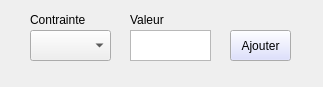
<?xml version="1.0" encoding="UTF-8"?>
<ui version="4.0">
 <class>Form</class>
 <widget class="QWidget" name="Form">
  <property name="geometry">
   <rect>
    <x>0</x>
    <y>0</y>
    <width>323</width>
    <height>87</height>
   </rect>
  </property>
  <property name="windowTitle">
   <string>Form</string>
  </property>
  <widget class="QPlainTextEdit" name="text2">
   <property name="geometry">
    <rect>
     <x>130</x>
     <y>30</y>
     <width>81</width>
     <height>31</height>
    </rect>
   </property>
  </widget>
  <widget class="QPushButton" name="add0">
   <property name="geometry">
    <rect>
     <x>230</x>
     <y>30</y>
     <width>61</width>
     <height>31</height>
    </rect>
   </property>
   <property name="palette">
    <palette>
     <active>
      <colorrole role="Button">
       <brush brushstyle="SolidPattern">
        <color alpha="255">
         <red>212</red>
         <green>215</green>
         <blue>255</blue>
        </color>
       </brush>
      </colorrole>
     </active>
     <inactive>
      <colorrole role="Button">
       <brush brushstyle="SolidPattern">
        <color alpha="255">
         <red>212</red>
         <green>215</green>
         <blue>255</blue>
        </color>
       </brush>
      </colorrole>
     </inactive>
     <disabled>
      <colorrole role="Button">
       <brush brushstyle="SolidPattern">
        <color alpha="255">
         <red>212</red>
         <green>215</green>
         <blue>255</blue>
        </color>
       </brush>
      </colorrole>
     </disabled>
    </palette>
   </property>
   <property name="cursor">
    <cursorShape>PointingHandCursor</cursorShape>
   </property>
   <property name="text">
    <string>Ajouter</string>
   </property>
  </widget>
  <widget class="QLabel" name="label">
   <property name="geometry">
    <rect>
     <x>30</x>
     <y>10</y>
     <width>81</width>
     <height>20</height>
    </rect>
   </property>
   <property name="text">
    <string>Contrainte</string>
   </property>
  </widget>
  <widget class="QLabel" name="label2">
   <property name="geometry">
    <rect>
     <x>130</x>
     <y>10</y>
     <width>81</width>
     <height>20</height>
    </rect>
   </property>
   <property name="text">
    <string>Valeur</string>
   </property>
  </widget>
  <widget class="QComboBox" name="comboBox">
   <property name="geometry">
    <rect>
     <x>30</x>
     <y>30</y>
     <width>81</width>
     <height>31</height>
    </rect>
   </property>
  </widget>
 </widget>
 <resources/>
 <connections/>
</ui>
